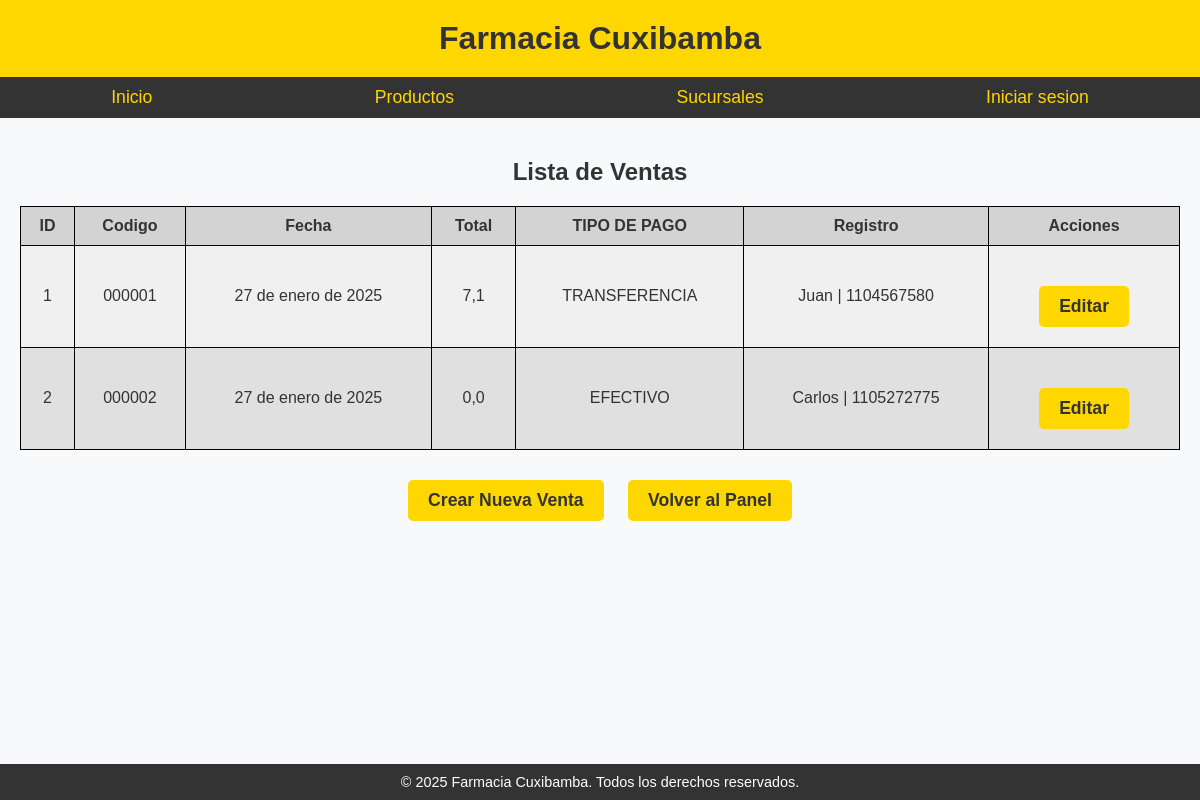
Screenshot of /lista_ventas/ with the database file from the repository.
### Sistema/models.py (models this page shows, shortened)
class Venta(models.Model):
    codigo = models.CharField(max_length=7,unique=True,editable=False)
    fecha = models.DateField(default=now)
    total = models.FloatField(editable=False, null=True)
    tipo_pago = models.CharField(max_length=50, choices=[(tag.value, tag.name) for tag in TipoPago])
    registro = models.ForeignKey('Registro', on_delete=models.CASCADE, related_name='ventas', editable=False, null=True)

class Registro(models.Model):
    def __str__(self):
        return str(self.cliente)

class Persona(models.Model):
    cedula = models.CharField(max_length=10, unique=True, verbose_name='Cedula:')
    nombre = models.CharField(max_length=100)
    telefono = models.CharField(max_length=10)
    class Meta:
        abstract = True

class Cliente(Persona):
    registro = models.OneToOneField('Registro',editable=False,null=True, unique=True, on_delete=models.CASCADE,
                                    related_name='cliente' )
    def __str__(self):
        return self.nombre + ' | ' + self.cedula

### Sistema/views.py (the view)
# urls.py: path('lista_ventas/', views.lista_ventas, name='lista_ventas'),
def lista_ventas(request):
    ventas = Venta.objects.all()
    return render(request, 'lista_ventas.html', {'ventas': ventas})

### templates/lista_ventas.html (shortened to what this page needs)
{% extends "base.html" %}
{% block content %}
<h2>Lista de Ventas</h2>
<table>
    <thead>
        <tr>
            <th>ID</th>
            <th>Codigo</th>
            <th>Fecha</th>
            <th>Total</th>
            <th>TIPO DE PAGO</th>
            <th>Registro</th>
            <th>Acciones</th>
        </tr>
    </thead>
    <tbody>
        {% for venta in ventas %}
        <tr>
            <td>{{ venta.id }}</td>
            <td>{{ venta.codigo }}</td>
            <td>{{ venta.fecha }}</td>
            <td>{{ venta.total }}</td>
            <td>{{ venta.tipo_pago }}</td>
            <td>{{ venta.registro }}</td>
            <td>
                <div class="buttons">
                <a href="{% url 'actualizar_venta' venta.id %}">Editar</a>
                </div>
            </td>
        </tr>
        {% endfor %}
    </tbody>
</table>
<div class="buttons">
    <a href="{% url 'crear_venta' %}">Crear Nueva Venta</a>
    <a href="{% url 'dashboard' %}" >Volver al Panel</a>
</div>
{% endblock %}

### static/home/styles.css (style rules this page uses)
body { font-family: Arial, sans-serif; margin: 0; padding: 0; background-color: #f8f9fa; color: #333; }
.buttons { margin-top: 20px; }
.buttons a { display: inline-block; margin: 10px; padding: 10px 20px; background-color: #ffd700; color: #333; text-decoration: none; font-size: 1.1em; font-weight: bold; border-radius: 5px; transition: background-color 0.3s; }
table { border-collapse: collapse; width: 100%; margin: 20px 0; background-color: #f0f0f0; }
th, td { border: 1px solid black; padding: 10px; text-align: center; }
th { background-color: #d3d3d3; }
tr:nth-child(even) { background-color: #e0e0e0; }

### rows the page displays
Venta: id "1", codigo "000001", fecha "27 de enero de 2025", total "7,1", tipo_pago "TRANSFERENCIA", registro "Juan | 1104567580"
Venta: id "2", codigo "000002", fecha "27 de enero de 2025", total "0,0", tipo_pago "EFECTIVO", registro "Carlos | 1105272775"
